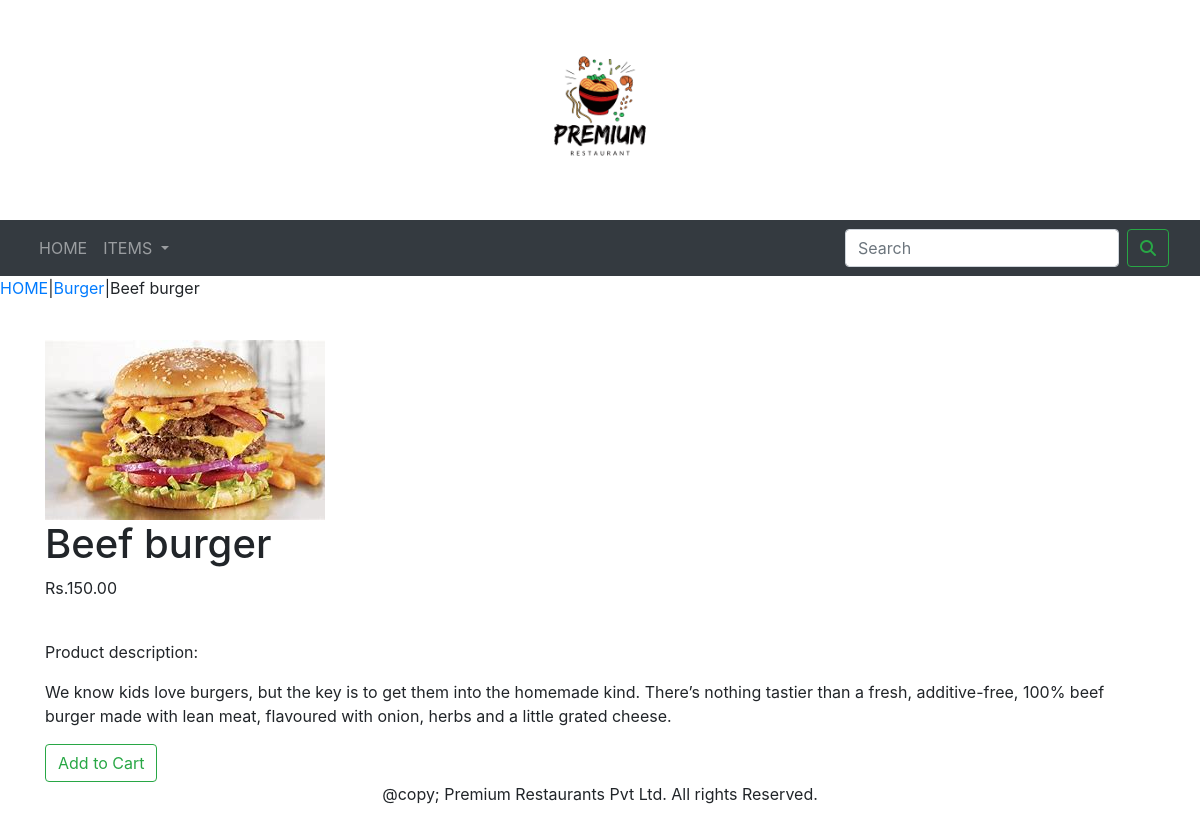
The app's page /burger/beef-burger/ with its own data.
### shops/models.py (models this page shows, shortened)
class Product(models.Model):
    name = models.CharField(max_length=250, unique=True)
    slug = models.SlugField(max_length=250, unique=True)
    description = models.TextField(blank=True)
    price = models.DecimalField(max_digits=10, decimal_places=2)
    category = models.ForeignKey(Category, on_delete=models.CASCADE)
    image = models.ImageField(upload_to='product', blank=True)
    stock = models.IntegerField()
    available = models.BooleanField(default=True)
    created = models.DateTimeField(auto_now_add=True)
    class Meta:
        ordering = ('name',)
        verbose_name = 'product'
        verbose_name_plural = 'products'

class Category(models.Model):
    name = models.CharField(max_length=250, unique=True)
    slug = models.SlugField(max_length=250, unique=True)
    description = models.TextField(blank=True)
    image = models.ImageField(upload_to='category', blank=True)
    class Meta:
        ordering = ('name',)
        verbose_name = 'category'
        verbose_name_plural = 'categories'
    def get_url(self):
        return reverse('shops:products_by_category', args=[self.slug])
    def __str__(self):
        return '{}'.format(self.name)

### shops/views.py (the view)
# urls.py: path('<slug:c_slug>/<slug:product_slug>/', views.proDetail, name='prodCatdetail'),
def proDetail(request, c_slug, product_slug):
    try:
        product = Product.objects.get(category__slug=c_slug, slug=product_slug)
    except Exception as e:
        raise e
    return render(request, 'product.html', {'product': product})

### cart/context_processors.py (called while the page is built)
def counter(request):
    item_count = 0
    if 'admin' in request.path:
        return {}
    else:
        try:
            cart = Cart.objects.filter(cart_id=_cart_id(request))
            cart_items = CartItem.objects.all().filter(cart=cart[:1])
            for cart_item in cart_items:
                item_count += cart_item.quantity
        except Cart.DoesNotExist:
            item_count = 0
    return dict(item_count=item_count)

### cart/views.py (called while the page is built)
def _cart_id(request):
    cart = request.session.session_key
    if not cart:
        cart = request.session.create()
    return cart

### shops/context_processors.py (called while the page is built)
def menu_links(request):
    links = Category.objects.all()
    return dict(links=links)

### templates/product.html (shortened to what this page needs)
{% extends 'base.html' %}
{% load static %}
{% block content %}
<div>
    <div>
        <p><a href ="{% url 'shops:allProdCat' %}">HOME</a>|<a href="{{product.category.get_url}}">{{product.category}}</a>|{{product.name}}</p>
    </div>
</div><br>
<div class="container">
    <div>
        <div>
            <img src="{{product.image.url}}" alt="{{product.name}}">
        </div>
    </div>
    <div>
        <div>
            <h1>{{product.name}}</h1>
            <p>
                Rs.{{product.price}}
            </p><br>
            <p>Product description:</p>
            <p>
                {{product.description}}
            </p>
            {% if product.stock <= 0 %}
              <p><b>Out of Stock</b></p>
            {% else %}
              <a class="btn btn-outline-success my-2 my-sm-0" type="submit" href="{% url 'cart:add_cart' product.id %}">Add to Cart</a>
            {% endif %}
        </div>
    </div>
</div>
{% endblock %}

### records on screen
Product: category "Burger", name "Beef burger", image (picture), price "150.00", description "We know kids love burgers, but the key is to get them into the homemade kind. There’s nothing tastier than a fresh, additive-free, 100% beef burger made with lean meat, flavoured with onion, herbs and a little grated cheese."
